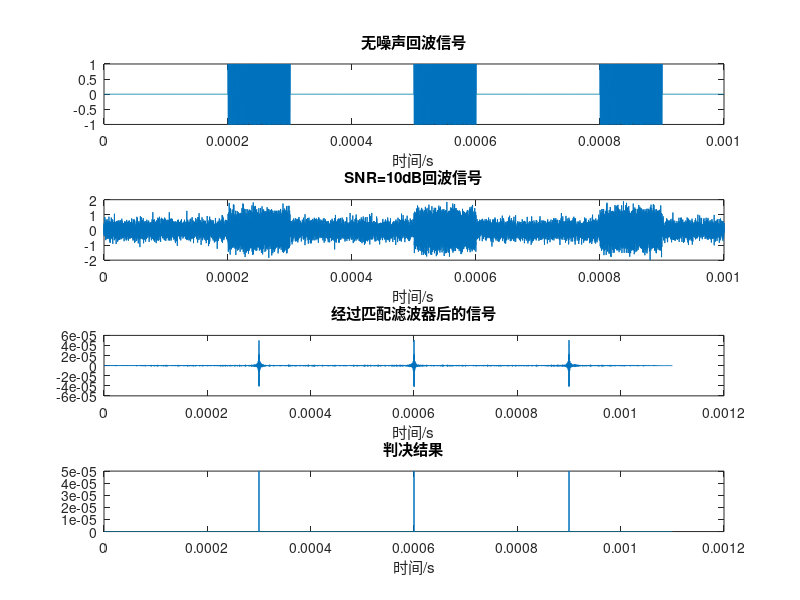

MATLAB code to generate this figure:
% 匹配滤波器的结果，信号相距较远

fs=2e7;   %采样率
T=10e-5;  %脉冲宽度
N=fs*T;   %采样点数
t=linspace(0,T,N);%横坐标

y1=chirp(t,1e6,T,2e6);%回波1
y2=chirp(t,1e6,T,2e6);%回波2
y3=chirp(t,1e6,T,2e6);%回波3

y_f=fliplr(y1);%滤波器响应

t0=linspace(0,10*T,10*N);

y0=[zeros(1,2*N),y1,zeros(1,2*N),y2,zeros(1,2*N),y3,zeros(1,N)];
subplot(4,1,1);
plot(t0,y0);
xlabel("时间/s");
title("无噪声回波信号")
y_r=awgn(y0,10);
subplot(4,1,2);
plot(t0,y_r);
xlabel("时间/s");
title("SNR=10dB回波信号")
s0=conv(y_f,y_r)./fs;
ts=linspace(0,11*T,11*N-1);
subplot(4,1,3);
plot(ts,s0);
xlabel("时间/s");
title("经过匹配滤波器后的信号")

s1=zeros(1,length(ts));

for i=1:length(ts)
    if s0(i)>2.5e-5
        s1(i)=5e-5;
    end
end

subplot(4,1,4);
plot(ts,s1);
xlabel("时间/s");
title("判决结果")
